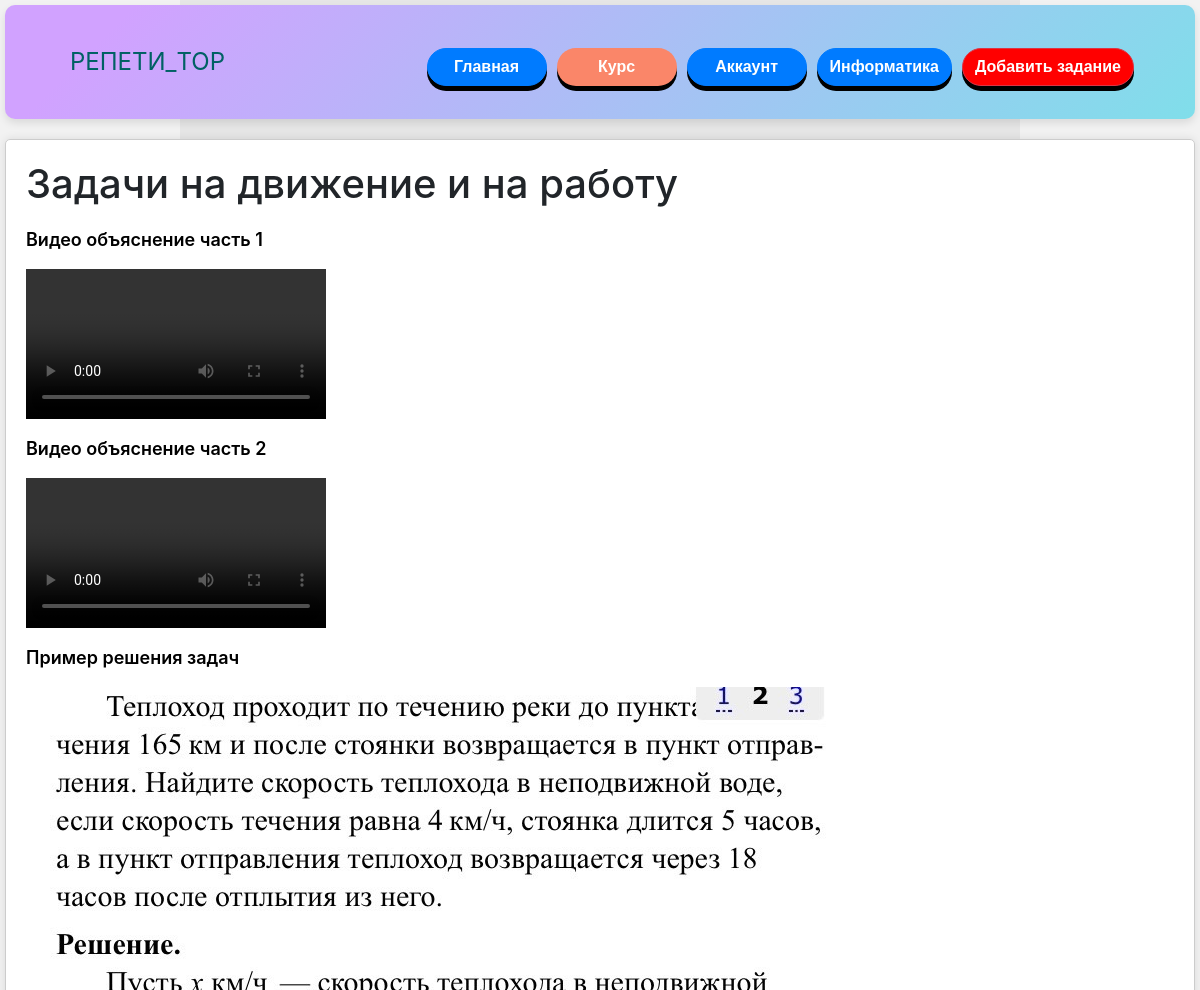
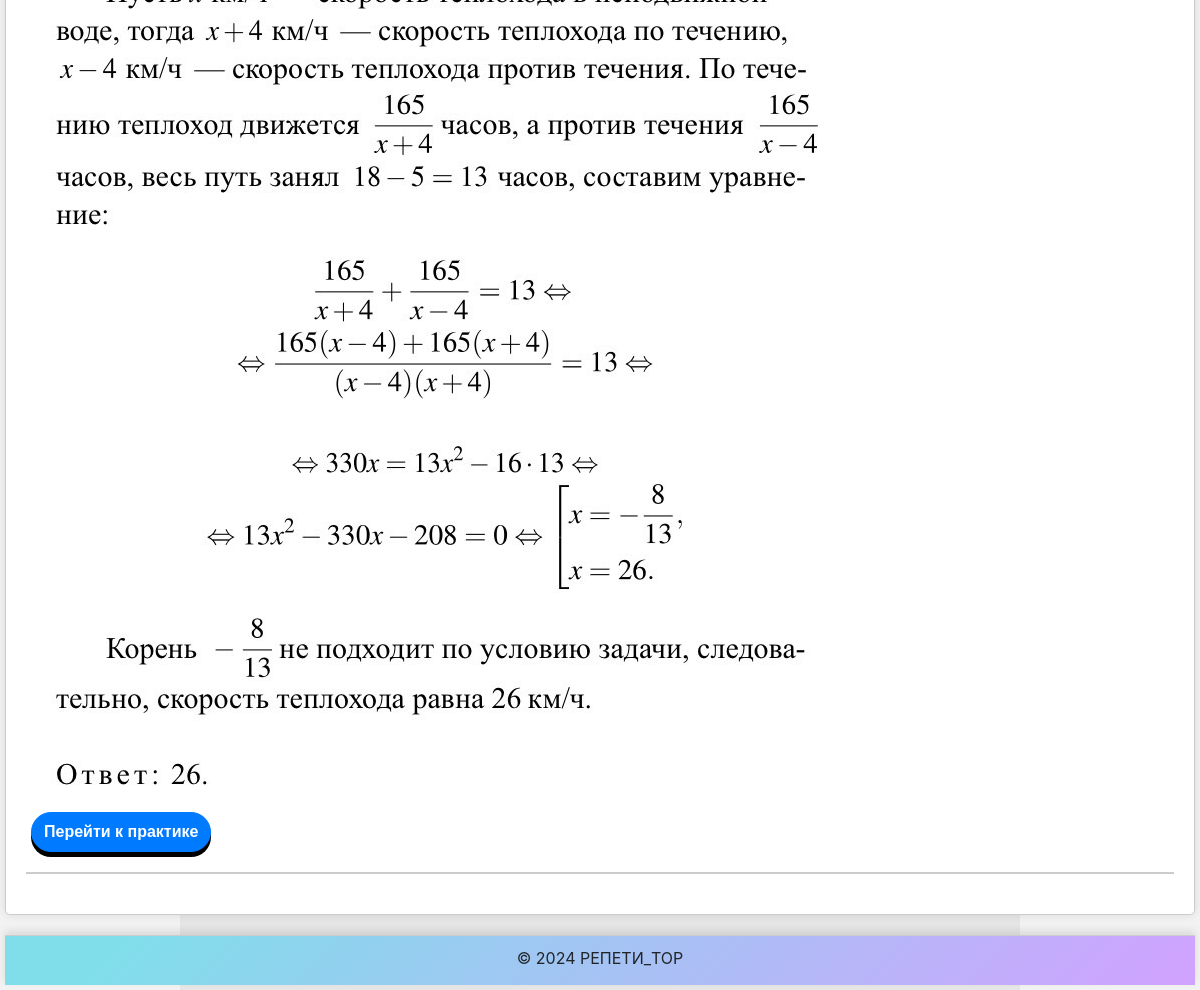
The app's page /tasks/74/ (signed in) with its own data (2 pictures, top to bottom).
### tasks/models.py (models this page shows, shortened)
class Course(models.Model):
    title = models.CharField(max_length=200)
    required_status = models.ForeignKey(Status, on_delete=models.CASCADE, related_name='courses', null=True, blank=True)
    grade = models.CharField(max_length=10, default='6class')

class Task(models.Model):
    course = models.ForeignKey(Course, related_name='tasks', on_delete=models.CASCADE)
    description = models.TextField(blank=True, null=True)
    correct_answer = models.CharField(max_length=200, blank=True, null=True)
    image = models.ImageField(upload_to='task_images/', blank=True, null=True)
    video = models.FileField(upload_to='task_videos/', blank=True, null=True)
    is_theory = models.BooleanField(default=False)
    expl = models.TextField(blank=True, null=True)
    expl_img = models.ImageField(upload_to='task_images/', blank=True, null=True)
    expl_video = models.FileField(upload_to='task_videos/', blank=True, null=True)
    file = models.FileField(upload_to='task_videos/', blank=True, null=True)
    file_link_text = models.CharField(max_length=255, blank=True, null=True)

### tasks/views.py (the view, shortened to what this page needs)
# urls.py: path('<int:course_id>/', views.task_detail, name='task_detail'),
@login_required
def task_detail(request, course_id):
    course = get_object_or_404(Course, id=course_id)
    theoretical_tasks = course.tasks.filter(is_theory=True)
    practical_tasks = course.tasks.filter(is_theory=False)
    user_statuses = request.user.profile.statuses.all()
    course_access = {course: course.required_status in user_statuses}
    has_advanced_access = user_statuses.filter(name='advanced').exists()
    has_premium_access = user_statuses.filter(name='premium').exists()
    has_gold_access = user_statuses.filter(name='gold').exists()
    has_platinum_access = user_statuses.filter(name='platinum').exists()
    return render(request, 'tasks/task_detail.html', {
        'course': course,
        'theoretical_tasks': theoretical_tasks,
        'practical_tasks': practical_tasks,
        'course_access': course_access,
        'has_advanced_access': has_advanced_access,
        'has_premium_access': has_premium_access,
        'has_gold_access': has_gold_access,
        'has_platinum_access': has_platinum_access,
        'show_practical_tasks': 'proceed_to_practice' in request.POST,
    })

### tasks/templates/tasks/task_detail.html (shortened to what this page needs)
{% load static %}
<!DOCTYPE html>
<html lang="en">
<head>
    <link rel="stylesheet" href="https://maxcdn.bootstrapcdn.com/bootstrap/4.5.2/css/bootstrap.min.css">
    <link rel="stylesheet" type="text/css" href="{% static 'styles.css' %}">
</head>
<body>
    <div class="flex-container">
        <header class="animated-header">
            <div class="container flex-header">
                <div class="logo">
                    <a class="navbar-brand">РЕПЕТИ_TOP</a>
                </div>
                <nav class="navbar navbar-expand-md">
                    <div class="collapse navbar-collapse" id="navbarNav">
                        <ul class="navbar-nav ml-auto">
                            <li class="nav-item"><a href="{% url 'home' %}" class="btn btn-primary">Главная</a></li>
                            {% if user.is_authenticated %}
                            <li class="nav-item"><a href="{% url 'course_list' %}" class="btn btn-course">Курс</a></li>
                            <li class="nav-item"><a href="{% url 'account' %}" class="btn btn-primary">Аккаунт</a></li>
                            <li class="nav-item"><a href="{% url 'computer_science_tasks' %}" class="btn btn-primary">Информатика</a></li>
                            {% else %}
                            <li class="nav-item"><a href="{% url 'login' %}" class="btn btn-primary">Вход</a></li>
                            <li class="nav-item"><a href="{% url 'register' %}" class="btn btn-primary">Регистрация</a></li>
                            {% endif %}
                            {% if user.is_superuser %}
                            <li class="nav-item"><a href="{% url 'add_task' %}" class="btn btn-danger">Добавить задание</a></li>
                            {% endif %}
                        </ul>
                    </div>
                </nav>
            </div>
        </header>
        {% if course.grade == "6class" and has_platinum_access or course.grade == "7class" and has_gold_access or course.grade == "8class" and has_premium_access or course.grade == "9class" and has_advanced_access %}
		<aside>
            <div class="name-variant">
                <h1>{{ course.title }}</h1>
            </div>
            <form method="post">
                {% if theoretical_tasks and not show_practical_tasks %}
                    {% for task in theoretical_tasks %}
                        <div class="flex-task">
                            <div class="description">
                                <p>{{ task.description }}</p>
                            </div>
                            {% if task.image %}
                                <div class="image-view">
                                    <img src="{{ task.image.url }}" alt="Task Image" class="task-image">
                                </div>
                            {% endif %}
                            {% if task.video %}
								<div class="image-view">
									<video controls class="video-view">
										<source src="{{ task.video.url }}" type="video/mp4" class = "video-vi">
									</video>
								</div>
                            {% endif %}
                        </div>
                    {% endfor %}
                    {% if practical_tasks %}<button type="submit" name="proceed_to_practice" class="btn btn-primary">Перейти к практике</button>
                    {% endif %}
                {% endif %}
            </form>
            <div class="separator"></div>
        </aside>
		{% endif %}
        <footer class="animated-footer">
            &copy; 2024 РЕПЕТИ_TOP
        </footer>
    </div>
</body>
</html>

### static/styles.css (style rules this page uses)
html, body { height: 100%; margin: 0; }
button { min-width: 120px; border-radius: 15px; min-height: 40px; background-color: aqua; align-content: center; }
.logo { display: flex; justify-content: center; }
.flex-header { display: flex; justify-content: space-between; width: 100%; height: 100%; }
.animated-header { background-color: #d1a2ff; background-image: linear-gradient(135deg, #d1a2ff 10%, #80DEEA 100%); border-radius: 10px; width: 100%; min-height: 80px; margin-bottom: 20px; padding: 20px; box-shadow: 0 4px 8px rgba(0, 0, 0, 0.1); transition: background-color 0.3s ease-in-out; }
.navbar-brand { padding-left: 25px; text-align: center; min-height: 50px; min-width: 100px; align-content: center; color: #006064; font-size: 24px; }
.flex-container { display: flex; flex-direction: column; min-height: 100vh; align-items: center; padding: 5px; }
footer.animated-footer { text-align: center; min-height: 50px; width: 100%; background-color: #d1a2ff; background-image: linear-gradient(135deg, #80DEEA 10%, #d1a2ff 100%); border-top: 1px solid #ccc; padding: 10px 0; box-shadow: 0 -4px 8px rgba(0, 0, 0, 0.1); transition: background-color 0.3s ease-in-out; margin-top: auto; }
ul { display: flex; flex-direction: row; flex-wrap: wrap; }
li { list-style: none; }
.btn-primary, .btn-danger, .btn-course { min-width: 120px; transition: all 0.3s cubic-bezier(.215,.61,.355,1); margin: 5px; color: white; display: flex; justify-content: center; align-items: center; box-shadow: 0 5px #000; border-radius: 50px; font-family: 'Poppins', sans-serif; font-weight: bold; }
.btn-primary { background-color: #007bff; }
.btn-danger { background-color: red; }
.btn-course { background-color: #fa8669; }
video { max-height: 80vh; max-width: 80vh; }
aside p { font-weight: 600; font-size: 18px; line-height: 1.5; color: #000000; margin-top: 10px; text-align: justify; }
.navbar-collapse { transition: height 0.3s ease; overflow: hidden; }
.navbar-nav { flex-direction: column; text-align: center; }
.navbar-nav .nav-item { margin-top: 10px; }
.separator { width: 100%; height: 2px; background-color: #ccc; margin: 20px 0; }
aside { flex: 1; width: 100%; max-width: 1200px; padding: 20px; background-color: #ffffff; border: 1px solid #ccc; border-radius: 5px; box-shadow: 0 0 10px rgba(0, 0, 0, 0.1); margin-bottom: 20px; }
.task-image { max-width: 100%; height: auto; }
.video-view { max-width: 60%; height: auto; }
.video-view { max-width: 100%; height: auto; }
@media (min-width:1024px) { li { text-align: left; } }

### records on screen
Course: title "Задачи на движение и на работу"
Task: description "Видео объяснение часть 1"
Task: description "Видео объяснение часть 2"
Task: description "Пример решения задач", image (picture)
